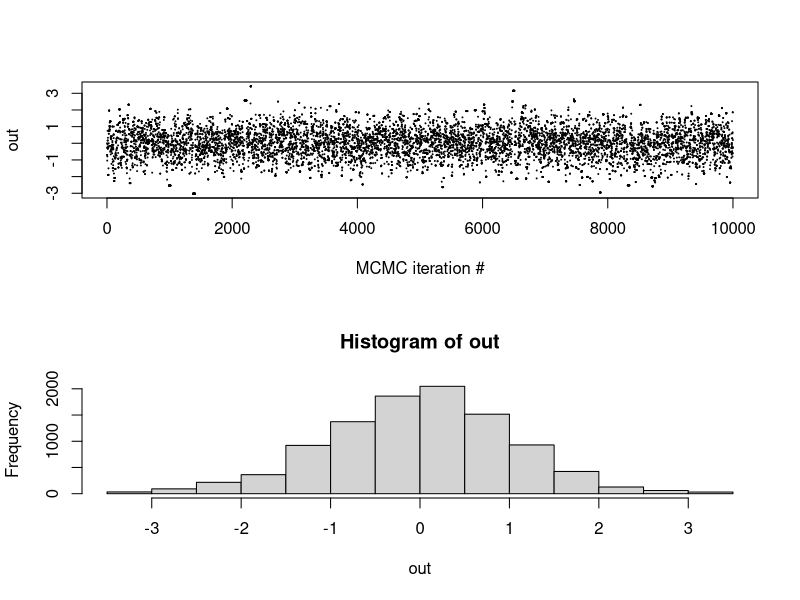
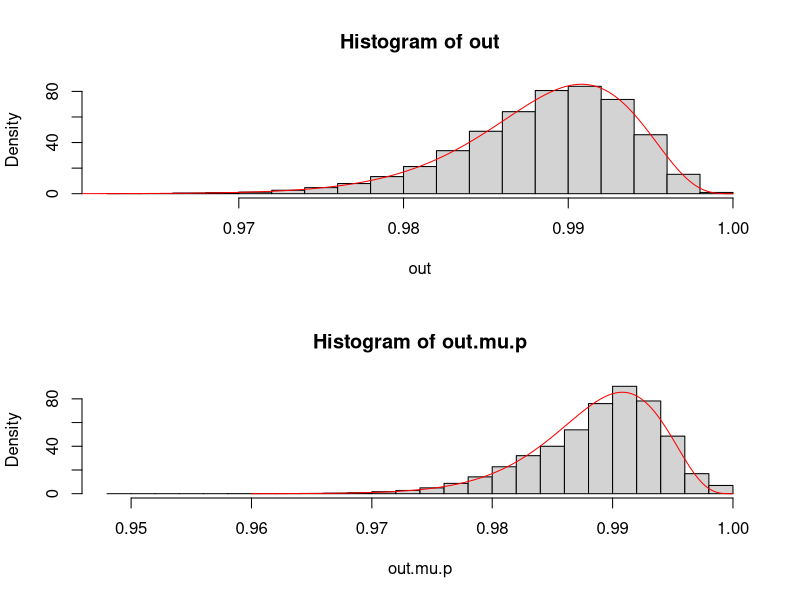
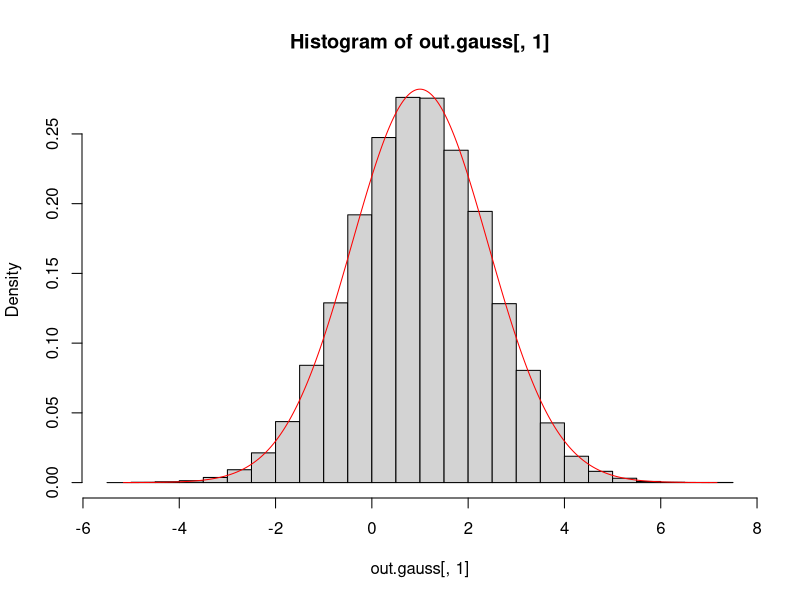
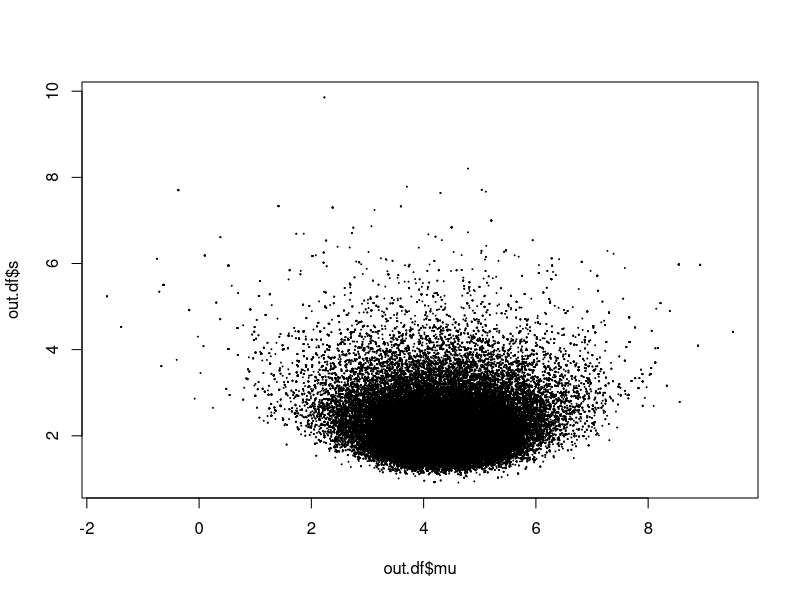

Recreate these plots in R, in order.
## ---- chunk 1
rm(list = ls())
## ---- chunk 2
data <- c(168, 185, 164, 182, 169, 181, 172, 186, 172, 180)

print(paste("Empirical mean: ", mean(data)))
print(paste("Empirical sd: ", sd(data)))
## ---- chunk 3
print(paste("Standard error: ", sd(data)/sqrt(length(data))))
## ---- chunk 4
# Calculate sample mean, sd and no of observations
xbar <- mean(data)
s <- sd(data)
n <- length(data)

# Alpha
a <- 0.05

# Calculate confidence interval. qt is T-distribution
left <- xbar + qt(a/2, n-1) * s/sqrt(n)
right <- xbar + qt(1 - (a/2), n-1) * s/sqrt(n)
ci <- c(left, right)

# Display confidence interval
ci
## ---- chunk 5
left <- sqrt((n-1)*s^2 / qchisq(1 - a/2, df=n-1))
right <- sqrt((n-1)*s^2 / qchisq(a/2, df=n-1))
ci <- c(left, right)
ci
## ---- chunk 6
library(boot)

# Function for statistic - sample mean
meanestfunc <- function(data,i)
  mean(data[i])

boot.obj <- boot(data=data, statistic = meanestfunc, R=5000)
boot.obj
boot.ci(boot.obj,type=c("norm","basic","perc","bca"))
## ---- chunk 7
# Function for statistic - sample mean
stdfunc <- function(data,i)
  sd(data[i])

boot.obj <- boot(data=data, statistic = stdfunc, R=5000)
boot.obj
boot.ci(boot.obj,type=c("norm","basic","perc","bca"))
## ---- chunk 8
# general 1d Gaussian proposal random walk MH
oneD.RWMH <- function(lprob, #notice log-density kernel!
                     sigma=1.0,
                     theta1=0.0,
                     n.iter=10000){
  # space for output
  output <- numeric(n.iter)
  # first iterate given
  output[1] <- theta1
  # Calculate probability of theta 1
  lp.old <- lprob(theta1)
  # main iteration loop
  for(t in 2:n.iter){
    # proposal
    thetaStar <- output[t-1] + rnorm(1,sd=sigma)
    # accept probability, for numerical stability we compute
    lp.star <- lprob(thetaStar)
    # the log-accept prob, and then take exp
    alpha <- exp(min(0.0,lp.star-lp.old))
    # accept/reject step
    if(runif(1)<alpha && is.finite(alpha)){
      output[t] <- thetaStar
    } else {
      output[t] <- output[t-1]
    }
  }
print(paste0("RWMH done, accept prob : ",mean(abs(diff(output))>1.0e-14)))
  return(output)
} 

lp_std_norm <- function(x){return(dnorm(x, mean=0, sd=1, log=TRUE))}

# try algorithm (change initial condition and sigma for illustration)
out <- oneD.RWMH(lp_std_norm, theta1 = 0.0, sigma=1.0)
par(mfrow=c(2,1))
plot(1:length(out),out,pch=20,cex=0.1,xlab="MCMC iteration #")
hist(out)
mean(out)
sd(out)
## ---- chunk 9
# p-target
lprob.p <- function(p){
  if(p<0.0 || p>1.0) return(-1e100) 
  return(431.0*log(p) + 4.0*log(1.0-p))
}
# run RWMH and compare to reference
out <- oneD.RWMH(lprob.p,sigma=0.01,theta1=0.99,n.iter=500000)
# sigma = 0.02 seems like a good choice
hist(out,probability = TRUE)
xg <- seq(from=0.96,to=1.0,length.out = 1000)
lines(xg,dbeta(xg,shape1=432,shape2=5),col="red")
# looks correct, 
## ---- chunk 10
# mu-target
lprob.mu <- function(mu){
  if(mu<0.0) return(-1.0e100)
  return(431.0*log(mu/(1.0+mu)) - 6.0*log(1.0+mu))
}

out.mu  <- oneD.RWMH(lprob.mu,sigma=150.0,theta1=0.99/(1.0-0.99),n.iter=500000)
# sigma=150 seems like a reasonable choice
## ---- chunk 11
#inverse transformation to obtain p from mu:
out.mu.p <- out.mu/(1.0+out.mu)

# plot transformed samples
hist(out.mu.p,probability = TRUE)
lines(xg,dbeta(xg,shape1=432,shape2=5),col="red")
# also looks correct

## ---- chunk 12
# bivariate RWMH method
twoDRWMH <- function(lprob, # log-probability density kernel
                     Sigma=diag(2), # default proposal covariance = identity matrix
                     theta1=c(0.0,0.0), # default initial configuration
                     n.iter=10000){
  # allocate output space
  out <- matrix(0.0,n.iter,2)
  out[1,] <- theta1
  
  # store old lprob
  lp.old <- lprob(theta1)
  
  # cholesky factorization of Sigma for fast sampling
  L <- t(chol(Sigma)) #lower triangular factor
  
  # accept counter
  Nacc <- 0
  # main iteration loop
  for(i in 2:n.iter){
    # proposal
    thetaStar <- out[(i-1),] + L%*%rnorm(2)
    
    # evaluate
    lp.star <- lprob(thetaStar)
    
    # accept prob
    alpha <- exp(min(0.0,lp.star-lp.old))
    
    # accept/reject
    if(runif(1)<alpha && is.finite(alpha)){
      # accept
      out[i,] <- thetaStar
      lp.old <- lp.star
      Nacc <- Nacc+1
    } else {
      out[i,] <- out[(i-1),]      
    }
  } # main iteration loop
  
  print(paste0("RWMH done, accept rate : ",Nacc/(n.iter-1)))
  return(out)
} # function
## ---- chunk 13
P <- matrix(c(1,1,1,2),2,2)
m <- c(1.0,-1.0)
Pinv <- solve(P)

### test 1 - bivariate normal distribution
lp_gauss <- function(x){return(-0.5*t(x-m)%*%P%*%(x-m))}

out.gauss <- twoDRWMH(lp_gauss,Sigma=2.0*Pinv,
                      theta1 = m,n.iter=100000)
# estimated mean
colMeans(out.gauss) 
m

# estimated covariance
cov(out.gauss)
Pinv

# check x1 marginal (should N(m[1],Pinv[1,1])) 
par(mfrow=c(1,1))
hist(out.gauss[,1],probability = TRUE)
xg <- seq(from=min(out.gauss[,1]),to=max(out.gauss[,1]),length.out = 1000)
lines(xg,dnorm(xg,mean=m[1],sd=sqrt(Pinv[1,1])),col="red")
## ---- chunk 14
lp_t <- function(x){return(-3.0*log(1.0+0.25*t(x-m)%*%P%*%(x-m)))}

out.t <- twoDRWMH(lp_t,Sigma=3.0*Pinv,
                      theta1 = m,n.iter=100000)
# check mean (should be = m)
colMeans(out.t) 
m

# check covariance (should be nu/(nu-2)*Pinv = 2*Pinv)
cov(out.t)
2*Pinv
## ---- chunk 15
# from exercise text
y <- c(1.2, 6.3, 5.4, 3.4, 7.5, 4.8, 1.9)
lprob <- function(theta){
  mu <- theta[1]
  tau <- theta[2] 
  if(tau<0.0) return(-1e100) # log target effectively - infinity for negative tau
  s.dev <- sqrt(1.0/tau)
  loglike <- sum(dnorm(y,mean=mu,sd=s.dev,log=TRUE)) 
  mu.log.pri <- dnorm(mu,mean=0,sd=10,log=TRUE) 
  tau.log.pri <- -tau # = log(exp(-tau)) 
  return(loglike+mu.log.pri+tau.log.pri) 
}
## ---- chunk 16
# run RWMH sampler from previous point
Sig <- matrix(c(0.8,0.0,0.0,0.014),2,2) # obtained from initial run with identity proposal cov
out.mu.tau <- twoDRWMH(lprob=lprob,Sigma=2.0*Sig,theta1 = c(mean(y),1.0/var(y)),n.iter = 100000)
# OK tuning

# make data frame for easier presentation
out.sigma <- 1.0/sqrt(out.mu.tau[,2])
out.df <- data.frame(out.mu.tau,out.sigma)
colnames(out.df) <- c("mu","tau","s")
# print summary statistics
summary(out.df)
# print standard deviations
print("standard deviations : ")
sqrt(diag(var(out.df)))
## ---- chunk 17
#scatterplot
plot(out.df$mu,out.df$s,pch=20,cex=0.1)
## ---- chunk 18
# credible interval for s
CI <- quantile(out.df$s,probs = c(0.025,0.975))
CI
